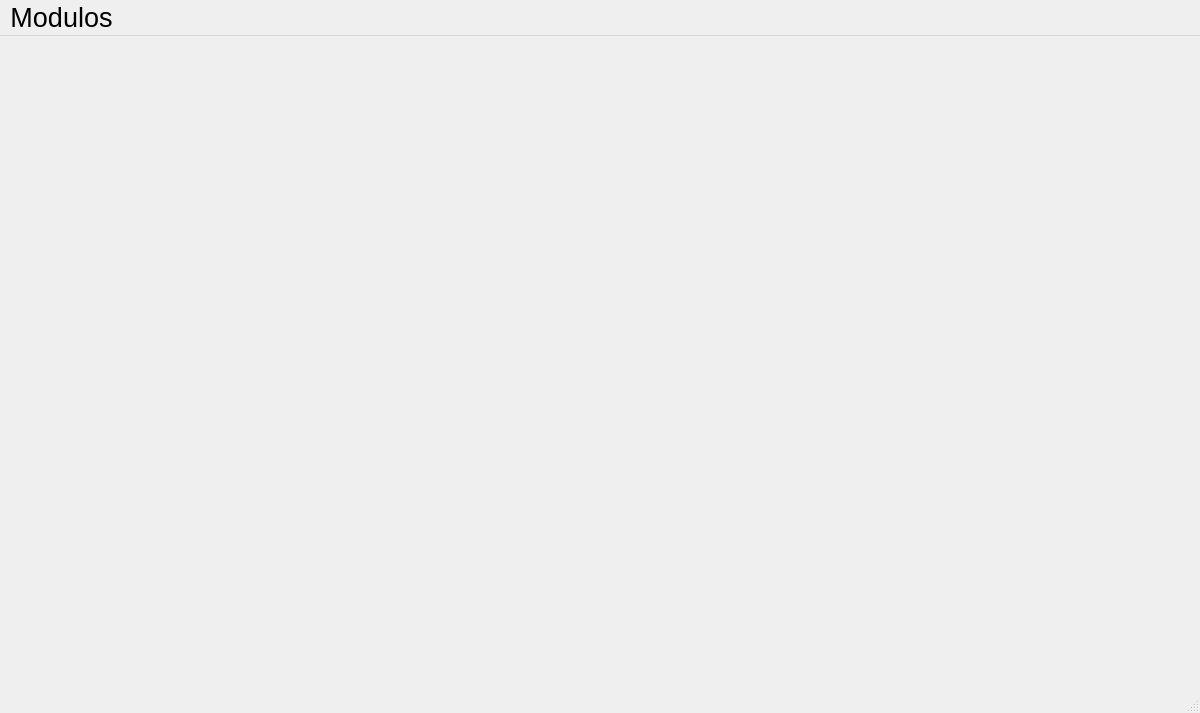
<?xml version="1.0" encoding="UTF-8"?>
<ui version="4.0">
 <class>MainWindow</class>
 <widget class="QMainWindow" name="MainWindow">
  <property name="geometry">
   <rect>
    <x>0</x>
    <y>0</y>
    <width>1200</width>
    <height>713</height>
   </rect>
  </property>
  <property name="windowTitle">
   <string>Menu</string>
  </property>
  <widget class="QWidget" name="centralwidget">
   <layout class="QVBoxLayout" name="verticalLayout">
    <item>
     <widget class="QLabel" name="banner">
      <property name="text">
       <string/>
      </property>
     </widget>
    </item>
   </layout>
  </widget>
  <widget class="QMenuBar" name="menubar">
   <property name="geometry">
    <rect>
     <x>0</x>
     <y>0</y>
     <width>1200</width>
     <height>39</height>
    </rect>
   </property>
   <property name="font">
    <font>
     <pointsize>20</pointsize>
    </font>
   </property>
   <widget class="QMenu" name="menuModulos">
    <property name="font">
     <font>
      <pointsize>15</pointsize>
     </font>
    </property>
    <property name="title">
     <string>Modulos</string>
    </property>
    <addaction name="actionClientes"/>
    <addaction name="actionProductos"/>
    <addaction name="actionVentas"/>
   </widget>
   <addaction name="menuModulos"/>
  </widget>
  <widget class="QStatusBar" name="statusbar"/>
  <action name="actionClientes">
   <property name="text">
    <string>Clientes</string>
   </property>
   <property name="font">
    <font>
     <pointsize>15</pointsize>
    </font>
   </property>
  </action>
  <action name="actionProductos">
   <property name="text">
    <string>Productos</string>
   </property>
   <property name="font">
    <font>
     <pointsize>15</pointsize>
    </font>
   </property>
  </action>
  <action name="actionVentas">
   <property name="text">
    <string>Ventas</string>
   </property>
   <property name="font">
    <font>
     <pointsize>15</pointsize>
    </font>
   </property>
  </action>
 </widget>
 <resources/>
 <connections/>
</ui>
